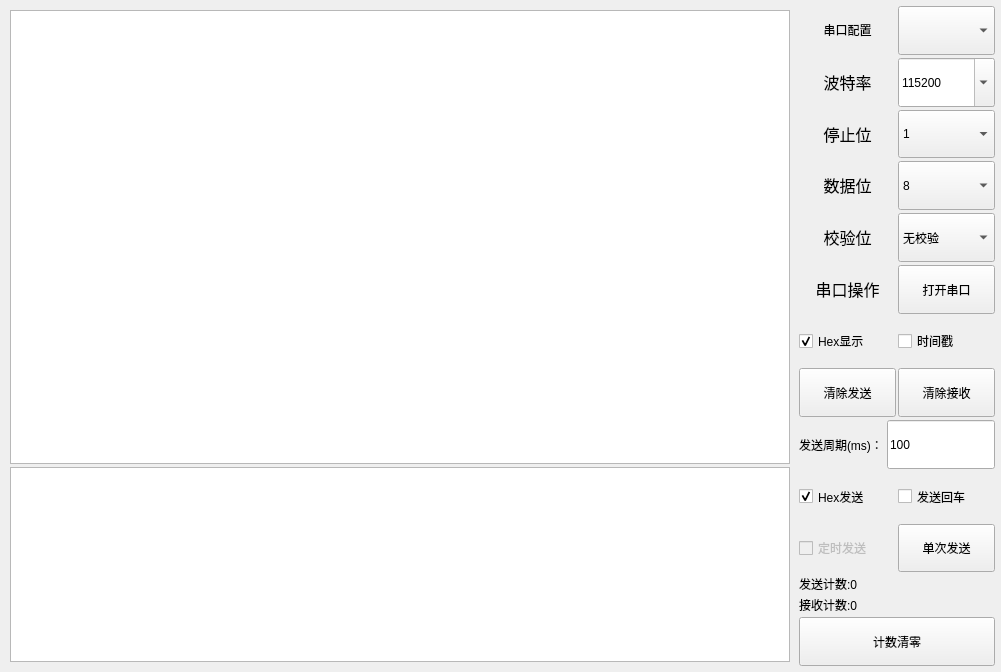
<?xml version="1.0" encoding="UTF-8"?>
<ui version="4.0">
 <class>SerialPortBase</class>
 <widget class="QWidget" name="SerialPortBase">
  <property name="geometry">
   <rect>
    <x>0</x>
    <y>0</y>
    <width>1001</width>
    <height>672</height>
   </rect>
  </property>
  <property name="sizePolicy">
   <sizepolicy hsizetype="Expanding" vsizetype="Expanding">
    <horstretch>0</horstretch>
    <verstretch>0</verstretch>
   </sizepolicy>
  </property>
  <property name="sizeIncrement">
   <size>
    <width>0</width>
    <height>0</height>
   </size>
  </property>
  <property name="baseSize">
   <size>
    <width>0</width>
    <height>0</height>
   </size>
  </property>
  <property name="windowTitle">
   <string>serial</string>
  </property>
  <property name="styleSheet">
   <string notr="true"/>
  </property>
  <layout class="QHBoxLayout" name="horizontalLayout_12" stretch="8,2">
   <property name="spacing">
    <number>3</number>
   </property>
   <property name="leftMargin">
    <number>5</number>
   </property>
   <property name="topMargin">
    <number>5</number>
   </property>
   <property name="rightMargin">
    <number>5</number>
   </property>
   <property name="bottomMargin">
    <number>5</number>
   </property>
   <item>
    <layout class="QVBoxLayout" name="verticalLayout_2" stretch="7,3">
     <property name="spacing">
      <number>3</number>
     </property>
     <property name="leftMargin">
      <number>5</number>
     </property>
     <property name="topMargin">
      <number>5</number>
     </property>
     <property name="rightMargin">
      <number>5</number>
     </property>
     <property name="bottomMargin">
      <number>5</number>
     </property>
     <item>
      <widget class="QTextEdit" name="RxDataTextEdit">
       <property name="autoFillBackground">
        <bool>false</bool>
       </property>
       <property name="styleSheet">
        <string notr="true"> font:12pt &quot;楷体&quot;;</string>
       </property>
       <property name="autoFormatting">
        <set>QTextEdit::AutoBulletList</set>
       </property>
       <property name="undoRedoEnabled">
        <bool>false</bool>
       </property>
       <property name="lineWrapMode">
        <enum>QTextEdit::WidgetWidth</enum>
       </property>
       <property name="lineWrapColumnOrWidth">
        <number>1888</number>
       </property>
       <property name="readOnly">
        <bool>true</bool>
       </property>
       <property name="tabStopDistance">
        <double>40.000000000000000</double>
       </property>
      </widget>
     </item>
     <item>
      <widget class="QTextEdit" name="TxDataTextEdit">
       <property name="minimumSize">
        <size>
         <width>400</width>
         <height>110</height>
        </size>
       </property>
       <property name="maximumSize">
        <size>
         <width>9999</width>
         <height>9999</height>
        </size>
       </property>
      </widget>
     </item>
    </layout>
   </item>
   <item>
    <layout class="QVBoxLayout" name="verticalLayout">
     <property name="spacing">
      <number>3</number>
     </property>
     <property name="leftMargin">
      <number>1</number>
     </property>
     <property name="topMargin">
      <number>1</number>
     </property>
     <property name="rightMargin">
      <number>1</number>
     </property>
     <property name="bottomMargin">
      <number>1</number>
     </property>
     <item>
      <layout class="QHBoxLayout" name="horizontalLayout">
       <property name="spacing">
        <number>2</number>
       </property>
       <item>
        <widget class="QLabel" name="label">
         <property name="sizePolicy">
          <sizepolicy hsizetype="Expanding" vsizetype="Expanding">
           <horstretch>0</horstretch>
           <verstretch>0</verstretch>
          </sizepolicy>
         </property>
         <property name="minimumSize">
          <size>
           <width>0</width>
           <height>0</height>
          </size>
         </property>
         <property name="maximumSize">
          <size>
           <width>9999</width>
           <height>9999</height>
          </size>
         </property>
         <property name="baseSize">
          <size>
           <width>0</width>
           <height>0</height>
          </size>
         </property>
         <property name="text">
          <string>&lt;html&gt;&lt;head/&gt;&lt;body&gt;&lt;p align=&quot;center&quot;&gt;串口配置&lt;/p&gt;&lt;/body&gt;&lt;/html&gt;</string>
         </property>
         <property name="alignment">
          <set>Qt::AlignLeading|Qt::AlignLeft|Qt::AlignVCenter</set>
         </property>
         <property name="wordWrap">
          <bool>false</bool>
         </property>
        </widget>
       </item>
       <item>
        <widget class="MyComboBox" name="SerialPortChooseComboBox">
         <property name="sizePolicy">
          <sizepolicy hsizetype="Expanding" vsizetype="Expanding">
           <horstretch>0</horstretch>
           <verstretch>0</verstretch>
          </sizepolicy>
         </property>
         <property name="minimumSize">
          <size>
           <width>0</width>
           <height>0</height>
          </size>
         </property>
         <property name="maximumSize">
          <size>
           <width>9999</width>
           <height>9999</height>
          </size>
         </property>
        </widget>
       </item>
      </layout>
     </item>
     <item>
      <layout class="QHBoxLayout" name="horizontalLayout_2">
       <property name="spacing">
        <number>2</number>
       </property>
       <item>
        <widget class="QLabel" name="label_2">
         <property name="sizePolicy">
          <sizepolicy hsizetype="Expanding" vsizetype="Expanding">
           <horstretch>0</horstretch>
           <verstretch>0</verstretch>
          </sizepolicy>
         </property>
         <property name="minimumSize">
          <size>
           <width>0</width>
           <height>0</height>
          </size>
         </property>
         <property name="maximumSize">
          <size>
           <width>9999</width>
           <height>9999</height>
          </size>
         </property>
         <property name="text">
          <string>&lt;html&gt;&lt;head/&gt;&lt;body&gt;&lt;p align=&quot;center&quot;&gt;&lt;span style=&quot; font-size:12pt;&quot;&gt;波特率&lt;/span&gt;&lt;/p&gt;&lt;/body&gt;&lt;/html&gt;</string>
         </property>
        </widget>
       </item>
       <item>
        <widget class="QComboBox" name="BaudRateComboBox">
         <property name="sizePolicy">
          <sizepolicy hsizetype="Expanding" vsizetype="Expanding">
           <horstretch>0</horstretch>
           <verstretch>0</verstretch>
          </sizepolicy>
         </property>
         <property name="minimumSize">
          <size>
           <width>0</width>
           <height>0</height>
          </size>
         </property>
         <property name="maximumSize">
          <size>
           <width>9999</width>
           <height>9999</height>
          </size>
         </property>
         <property name="editable">
          <bool>true</bool>
         </property>
         <property name="currentIndex">
          <number>13</number>
         </property>
         <item>
          <property name="text">
           <string>110</string>
          </property>
         </item>
         <item>
          <property name="text">
           <string>300</string>
          </property>
         </item>
         <item>
          <property name="text">
           <string>600</string>
          </property>
         </item>
         <item>
          <property name="text">
           <string>1200</string>
          </property>
         </item>
         <item>
          <property name="text">
           <string>2400</string>
          </property>
         </item>
         <item>
          <property name="text">
           <string>4800</string>
          </property>
         </item>
         <item>
          <property name="text">
           <string>9600</string>
          </property>
         </item>
         <item>
          <property name="text">
           <string>14400</string>
          </property>
         </item>
         <item>
          <property name="text">
           <string>19200</string>
          </property>
         </item>
         <item>
          <property name="text">
           <string>38400</string>
          </property>
         </item>
         <item>
          <property name="text">
           <string>43000</string>
          </property>
         </item>
         <item>
          <property name="text">
           <string>57600</string>
          </property>
         </item>
         <item>
          <property name="text">
           <string>76800</string>
          </property>
         </item>
         <item>
          <property name="text">
           <string>115200</string>
          </property>
         </item>
         <item>
          <property name="text">
           <string>460800</string>
          </property>
         </item>
         <item>
          <property name="text">
           <string>921600</string>
          </property>
         </item>
        </widget>
       </item>
      </layout>
     </item>
     <item>
      <layout class="QHBoxLayout" name="horizontalLayout_3">
       <property name="spacing">
        <number>2</number>
       </property>
       <item>
        <widget class="QLabel" name="label_4">
         <property name="sizePolicy">
          <sizepolicy hsizetype="Expanding" vsizetype="Expanding">
           <horstretch>0</horstretch>
           <verstretch>0</verstretch>
          </sizepolicy>
         </property>
         <property name="minimumSize">
          <size>
           <width>0</width>
           <height>0</height>
          </size>
         </property>
         <property name="maximumSize">
          <size>
           <width>9999</width>
           <height>9999</height>
          </size>
         </property>
         <property name="text">
          <string>&lt;html&gt;&lt;head/&gt;&lt;body&gt;&lt;p align=&quot;center&quot;&gt;&lt;span style=&quot; font-size:12pt;&quot;&gt;停止位&lt;/span&gt;&lt;/p&gt;&lt;/body&gt;&lt;/html&gt;</string>
         </property>
        </widget>
       </item>
       <item>
        <widget class="QComboBox" name="PortStopBitsComboBox">
         <property name="sizePolicy">
          <sizepolicy hsizetype="Expanding" vsizetype="Expanding">
           <horstretch>0</horstretch>
           <verstretch>0</verstretch>
          </sizepolicy>
         </property>
         <property name="minimumSize">
          <size>
           <width>0</width>
           <height>0</height>
          </size>
         </property>
         <property name="maximumSize">
          <size>
           <width>9999</width>
           <height>9999</height>
          </size>
         </property>
         <item>
          <property name="text">
           <string>1</string>
          </property>
         </item>
         <item>
          <property name="text">
           <string>2</string>
          </property>
         </item>
         <item>
          <property name="text">
           <string>1.5</string>
          </property>
         </item>
        </widget>
       </item>
      </layout>
     </item>
     <item>
      <layout class="QHBoxLayout" name="horizontalLayout_4">
       <property name="spacing">
        <number>2</number>
       </property>
       <item>
        <widget class="QLabel" name="label_5">
         <property name="sizePolicy">
          <sizepolicy hsizetype="Expanding" vsizetype="Expanding">
           <horstretch>0</horstretch>
           <verstretch>0</verstretch>
          </sizepolicy>
         </property>
         <property name="minimumSize">
          <size>
           <width>0</width>
           <height>0</height>
          </size>
         </property>
         <property name="maximumSize">
          <size>
           <width>9999</width>
           <height>9999</height>
          </size>
         </property>
         <property name="text">
          <string>&lt;html&gt;&lt;head/&gt;&lt;body&gt;&lt;p align=&quot;center&quot;&gt;&lt;span style=&quot; font-size:12pt;&quot;&gt;数据位&lt;/span&gt;&lt;/p&gt;&lt;/body&gt;&lt;/html&gt;</string>
         </property>
        </widget>
       </item>
       <item>
        <widget class="QComboBox" name="PortDataBitsComboBox">
         <property name="sizePolicy">
          <sizepolicy hsizetype="Expanding" vsizetype="Expanding">
           <horstretch>0</horstretch>
           <verstretch>0</verstretch>
          </sizepolicy>
         </property>
         <property name="minimumSize">
          <size>
           <width>0</width>
           <height>0</height>
          </size>
         </property>
         <property name="maximumSize">
          <size>
           <width>9999</width>
           <height>9999</height>
          </size>
         </property>
         <item>
          <property name="text">
           <string>8</string>
          </property>
         </item>
         <item>
          <property name="text">
           <string>7</string>
          </property>
         </item>
         <item>
          <property name="text">
           <string>6</string>
          </property>
         </item>
         <item>
          <property name="text">
           <string>5</string>
          </property>
         </item>
        </widget>
       </item>
      </layout>
     </item>
     <item>
      <layout class="QHBoxLayout" name="horizontalLayout_5">
       <property name="spacing">
        <number>2</number>
       </property>
       <item>
        <widget class="QLabel" name="label_3">
         <property name="sizePolicy">
          <sizepolicy hsizetype="Expanding" vsizetype="Expanding">
           <horstretch>0</horstretch>
           <verstretch>0</verstretch>
          </sizepolicy>
         </property>
         <property name="minimumSize">
          <size>
           <width>0</width>
           <height>0</height>
          </size>
         </property>
         <property name="maximumSize">
          <size>
           <width>9999</width>
           <height>9999</height>
          </size>
         </property>
         <property name="text">
          <string>&lt;html&gt;&lt;head/&gt;&lt;body&gt;&lt;p align=&quot;center&quot;&gt;&lt;span style=&quot; font-size:12pt;&quot;&gt;校验位&lt;/span&gt;&lt;/p&gt;&lt;/body&gt;&lt;/html&gt;</string>
         </property>
        </widget>
       </item>
       <item>
        <widget class="QComboBox" name="PortParityComboBox">
         <property name="sizePolicy">
          <sizepolicy hsizetype="Expanding" vsizetype="Expanding">
           <horstretch>0</horstretch>
           <verstretch>0</verstretch>
          </sizepolicy>
         </property>
         <property name="minimumSize">
          <size>
           <width>0</width>
           <height>0</height>
          </size>
         </property>
         <property name="maximumSize">
          <size>
           <width>9999</width>
           <height>9999</height>
          </size>
         </property>
         <item>
          <property name="text">
           <string>无校验</string>
          </property>
         </item>
         <item>
          <property name="text">
           <string>EvenParity </string>
          </property>
         </item>
         <item>
          <property name="text">
           <string>OddParity </string>
          </property>
         </item>
         <item>
          <property name="text">
           <string>SpaceParity </string>
          </property>
         </item>
         <item>
          <property name="text">
           <string>MarkParity </string>
          </property>
         </item>
        </widget>
       </item>
      </layout>
     </item>
     <item>
      <layout class="QHBoxLayout" name="horizontalLayout_6">
       <property name="spacing">
        <number>2</number>
       </property>
       <item>
        <widget class="QLabel" name="label_6">
         <property name="sizePolicy">
          <sizepolicy hsizetype="Expanding" vsizetype="Expanding">
           <horstretch>0</horstretch>
           <verstretch>0</verstretch>
          </sizepolicy>
         </property>
         <property name="minimumSize">
          <size>
           <width>0</width>
           <height>0</height>
          </size>
         </property>
         <property name="maximumSize">
          <size>
           <width>9999</width>
           <height>9999</height>
          </size>
         </property>
         <property name="text">
          <string>&lt;html&gt;&lt;head/&gt;&lt;body&gt;&lt;p align=&quot;center&quot;&gt;&lt;span style=&quot; font-size:12pt;&quot;&gt;串口操作&lt;/span&gt;&lt;/p&gt;&lt;/body&gt;&lt;/html&gt;</string>
         </property>
        </widget>
       </item>
       <item>
        <widget class="QPushButton" name="OpenSerialPortPushButton">
         <property name="sizePolicy">
          <sizepolicy hsizetype="Expanding" vsizetype="Expanding">
           <horstretch>0</horstretch>
           <verstretch>0</verstretch>
          </sizepolicy>
         </property>
         <property name="minimumSize">
          <size>
           <width>0</width>
           <height>0</height>
          </size>
         </property>
         <property name="maximumSize">
          <size>
           <width>9999</width>
           <height>9999</height>
          </size>
         </property>
         <property name="text">
          <string>打开串口</string>
         </property>
        </widget>
       </item>
      </layout>
     </item>
     <item>
      <layout class="QHBoxLayout" name="horizontalLayout_7">
       <property name="spacing">
        <number>2</number>
       </property>
       <item>
        <widget class="QCheckBox" name="RxDataForHexCheckBox">
         <property name="sizePolicy">
          <sizepolicy hsizetype="Expanding" vsizetype="Expanding">
           <horstretch>0</horstretch>
           <verstretch>0</verstretch>
          </sizepolicy>
         </property>
         <property name="minimumSize">
          <size>
           <width>0</width>
           <height>0</height>
          </size>
         </property>
         <property name="maximumSize">
          <size>
           <width>9999</width>
           <height>9999</height>
          </size>
         </property>
         <property name="text">
          <string>Hex显示</string>
         </property>
         <property name="checked">
          <bool>true</bool>
         </property>
         <property name="tristate">
          <bool>false</bool>
         </property>
        </widget>
       </item>
       <item>
        <widget class="QCheckBox" name="RxDataWithTimeCheckBox">
         <property name="sizePolicy">
          <sizepolicy hsizetype="Expanding" vsizetype="Expanding">
           <horstretch>0</horstretch>
           <verstretch>0</verstretch>
          </sizepolicy>
         </property>
         <property name="minimumSize">
          <size>
           <width>0</width>
           <height>0</height>
          </size>
         </property>
         <property name="maximumSize">
          <size>
           <width>9999</width>
           <height>9999</height>
          </size>
         </property>
         <property name="text">
          <string>时间戳</string>
         </property>
        </widget>
       </item>
      </layout>
     </item>
     <item>
      <layout class="QHBoxLayout" name="horizontalLayout_8">
       <property name="spacing">
        <number>2</number>
       </property>
       <item>
        <widget class="QPushButton" name="SendDataTextClearPushButton">
         <property name="sizePolicy">
          <sizepolicy hsizetype="Expanding" vsizetype="Expanding">
           <horstretch>0</horstretch>
           <verstretch>0</verstretch>
          </sizepolicy>
         </property>
         <property name="minimumSize">
          <size>
           <width>0</width>
           <height>0</height>
          </size>
         </property>
         <property name="maximumSize">
          <size>
           <width>9999</width>
           <height>9999</height>
          </size>
         </property>
         <property name="text">
          <string>清除发送</string>
         </property>
        </widget>
       </item>
       <item>
        <widget class="QPushButton" name="RxDataTextClearPushButton">
         <property name="sizePolicy">
          <sizepolicy hsizetype="Expanding" vsizetype="Expanding">
           <horstretch>0</horstretch>
           <verstretch>0</verstretch>
          </sizepolicy>
         </property>
         <property name="minimumSize">
          <size>
           <width>0</width>
           <height>0</height>
          </size>
         </property>
         <property name="maximumSize">
          <size>
           <width>9999</width>
           <height>9999</height>
          </size>
         </property>
         <property name="text">
          <string>清除接收</string>
         </property>
        </widget>
       </item>
      </layout>
     </item>
     <item>
      <layout class="QHBoxLayout" name="horizontalLayout_9">
       <property name="spacing">
        <number>2</number>
       </property>
       <item>
        <widget class="QLabel" name="label_7">
         <property name="sizePolicy">
          <sizepolicy hsizetype="Expanding" vsizetype="Expanding">
           <horstretch>0</horstretch>
           <verstretch>0</verstretch>
          </sizepolicy>
         </property>
         <property name="minimumSize">
          <size>
           <width>0</width>
           <height>0</height>
          </size>
         </property>
         <property name="maximumSize">
          <size>
           <width>9999</width>
           <height>9999</height>
          </size>
         </property>
         <property name="text">
          <string>发送周期(ms)：</string>
         </property>
        </widget>
       </item>
       <item>
        <widget class="QLineEdit" name="SendDataPeriodLineEdit">
         <property name="sizePolicy">
          <sizepolicy hsizetype="Expanding" vsizetype="Expanding">
           <horstretch>0</horstretch>
           <verstretch>0</verstretch>
          </sizepolicy>
         </property>
         <property name="minimumSize">
          <size>
           <width>0</width>
           <height>0</height>
          </size>
         </property>
         <property name="maximumSize">
          <size>
           <width>9999</width>
           <height>9999</height>
          </size>
         </property>
         <property name="text">
          <string>100</string>
         </property>
        </widget>
       </item>
      </layout>
     </item>
     <item>
      <layout class="QHBoxLayout" name="horizontalLayout_10">
       <property name="spacing">
        <number>2</number>
       </property>
       <item>
        <widget class="QCheckBox" name="SendDataForHexCheckBox">
         <property name="enabled">
          <bool>true</bool>
         </property>
         <property name="sizePolicy">
          <sizepolicy hsizetype="Expanding" vsizetype="Expanding">
           <horstretch>0</horstretch>
           <verstretch>0</verstretch>
          </sizepolicy>
         </property>
         <property name="minimumSize">
          <size>
           <width>0</width>
           <height>0</height>
          </size>
         </property>
         <property name="maximumSize">
          <size>
           <width>9999</width>
           <height>9999</height>
          </size>
         </property>
         <property name="text">
          <string>Hex发送</string>
         </property>
         <property name="checked">
          <bool>true</bool>
         </property>
        </widget>
       </item>
       <item>
        <widget class="QCheckBox" name="SendDataWithEnterCheckBox">
         <property name="enabled">
          <bool>true</bool>
         </property>
         <property name="sizePolicy">
          <sizepolicy hsizetype="Expanding" vsizetype="Expanding">
           <horstretch>0</horstretch>
           <verstretch>0</verstretch>
          </sizepolicy>
         </property>
         <property name="minimumSize">
          <size>
           <width>0</width>
           <height>0</height>
          </size>
         </property>
         <property name="maximumSize">
          <size>
           <width>9999</width>
           <height>9999</height>
          </size>
         </property>
         <property name="text">
          <string>发送回车</string>
         </property>
        </widget>
       </item>
      </layout>
     </item>
     <item>
      <layout class="QHBoxLayout" name="horizontalLayout_11">
       <property name="spacing">
        <number>2</number>
       </property>
       <item>
        <widget class="QCheckBox" name="SendDataPeriodCheckBox">
         <property name="enabled">
          <bool>false</bool>
         </property>
         <property name="sizePolicy">
          <sizepolicy hsizetype="Expanding" vsizetype="Expanding">
           <horstretch>0</horstretch>
           <verstretch>0</verstretch>
          </sizepolicy>
         </property>
         <property name="minimumSize">
          <size>
           <width>0</width>
           <height>0</height>
          </size>
         </property>
         <property name="maximumSize">
          <size>
           <width>9999</width>
           <height>9999</height>
          </size>
         </property>
         <property name="text">
          <string>定时发送</string>
         </property>
        </widget>
       </item>
       <item>
        <widget class="QPushButton" name="SendDataPushButton">
         <property name="sizePolicy">
          <sizepolicy hsizetype="Expanding" vsizetype="Expanding">
           <horstretch>0</horstretch>
           <verstretch>0</verstretch>
          </sizepolicy>
         </property>
         <property name="minimumSize">
          <size>
           <width>0</width>
           <height>0</height>
          </size>
         </property>
         <property name="maximumSize">
          <size>
           <width>9999</width>
           <height>9999</height>
          </size>
         </property>
         <property name="text">
          <string>单次发送</string>
         </property>
        </widget>
       </item>
      </layout>
     </item>
     <item>
      <widget class="QLabel" name="SendCountLabel">
       <property name="text">
        <string>发送计数:0</string>
       </property>
      </widget>
     </item>
     <item>
      <widget class="QLabel" name="ReceiveCountLabel">
       <property name="text">
        <string>接收计数:0</string>
       </property>
      </widget>
     </item>
     <item>
      <widget class="QPushButton" name="CountClearButton">
       <property name="sizePolicy">
        <sizepolicy hsizetype="Expanding" vsizetype="Expanding">
         <horstretch>0</horstretch>
         <verstretch>0</verstretch>
        </sizepolicy>
       </property>
       <property name="minimumSize">
        <size>
         <width>0</width>
         <height>0</height>
        </size>
       </property>
       <property name="maximumSize">
        <size>
         <width>9999</width>
         <height>9999</height>
        </size>
       </property>
       <property name="text">
        <string>计数清零</string>
       </property>
      </widget>
     </item>
    </layout>
   </item>
  </layout>
 </widget>
 <customwidgets>
  <customwidget>
   <class>MyComboBox</class>
   <extends>QComboBox</extends>
   <header location="global">component/MyComboBox.h</header>
  </customwidget>
 </customwidgets>
 <resources/>
 <connections/>
</ui>
